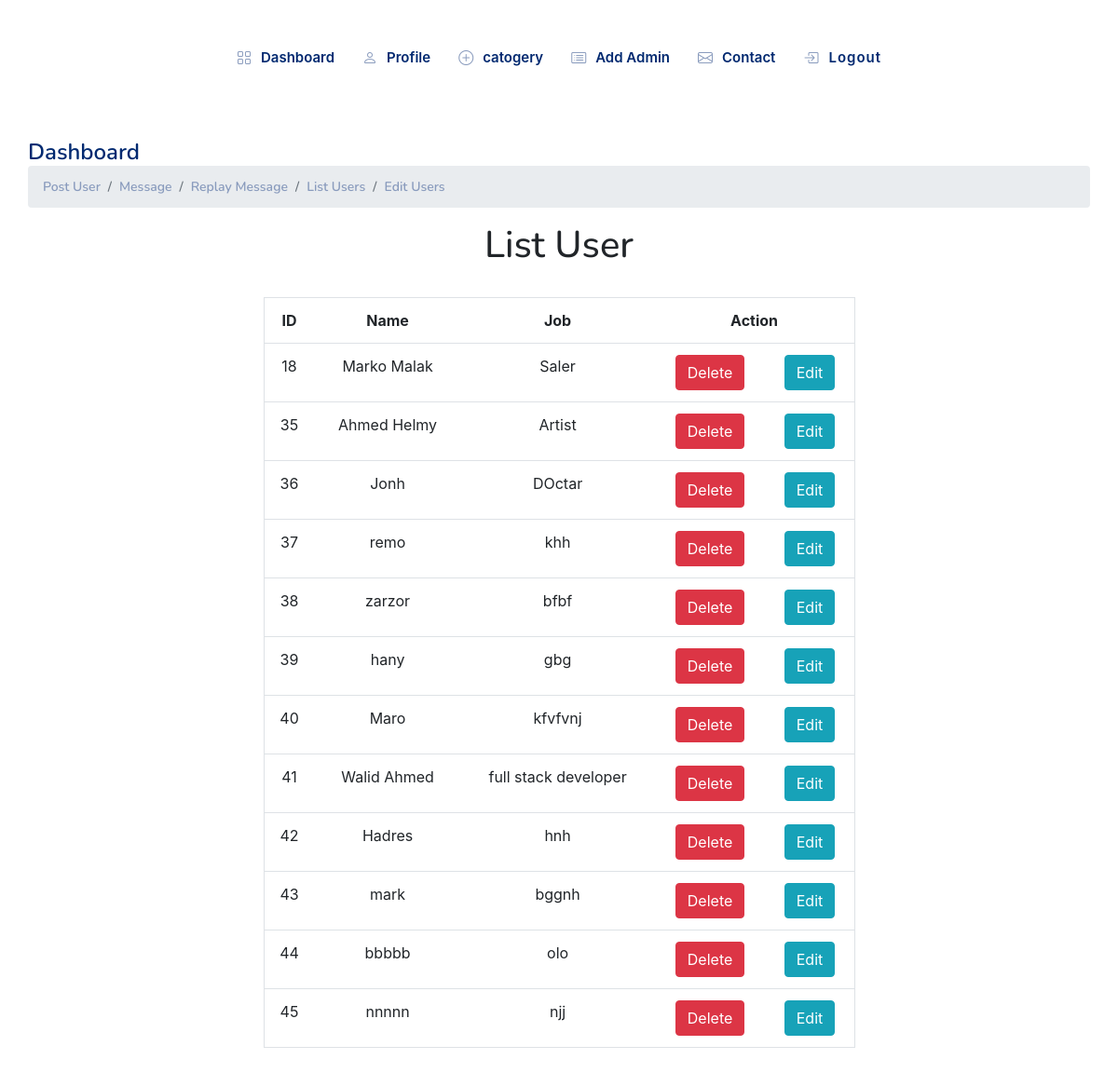
The app's page /NiceAdmin/home/user.php (signed in) with its own data.
### tables this page shows
CREATE TABLE `users` (
  `id` int(11) NOT NULL,
  `name` varchar(66) NOT NULL,
  `email` varchar(66) NOT NULL,
  `image` varchar(355) NOT NULL DEFAULT 'prof.png',
  `cover` varchar(355) NOT NULL,
  `phone` varchar(12) NOT NULL,
  `address` varchar(333) NOT NULL,
  `password` varchar(33) NOT NULL,
  `job` varchar(23) NOT NULL
);

### NiceAdmin/home/user.php (the view, shortened to what this page needs)
<?php
include '../shared/head.php';
include '../shared/aside.php';
include '../shared/config.php';
$select = "SELECT * FROM `users`";
$s = mysqli_query($conn, $select);
?>
<main id="main" class="main">
    <div class="pagetitle">
        <h1>Dashboard</h1>
        <nav>
        <ol class="breadcrumb">
                <li class="breadcrumb-item"><a href="/NiceAdmin/home/home.php">Post User</a></li>
                <li class="breadcrumb-item"><a href="/NiceAdmin/home/sms.php">Message</a></li>
                <li class="breadcrumb-item"><a href="/NiceAdmin/home/replay.php">Replay Message</a></li>
                <li class="breadcrumb-item"><a href="/NiceAdmin/home/user.php">List Users</a></li>
                <li class="breadcrumb-item"><a href="/NiceAdmin/home/editUser.php">Edit Users</a></li>
            </ol>
        </nav>
    </div>
    <div class="container text-center col-md-7">
        <div class="">
            <center>
                <h1>List User</h1>
            </center>
            <div class="">
                <table class="table border">
                    <br>
                    <tr>
                        <th>ID</th>
                        <th>Name</th>
                        <th>Job</th>
                        <th colspan="2">Action</th>
                    </tr>
                    <?php foreach ($s as $data) {
                    ?>
                        <tr>
                            <td><?php echo $data['id'] ?></td>
                            <td><?php echo $data['name'] ?></td>
                            <td><?php echo $data['job'] ?></td>
                            <th> <a onclick="return confirm('Do you want to delete!')" href="/NiceAdmin/home/user.php?delete=<?php echo $data['id'] ?>" class="btn btn-danger">Delete</a></th>
                            <th> <a href="/NiceAdmin/home/editUser.php?edit=<?php echo $data['id'] ?>" class="btn btn-info">Edit</a></th>
                        </tr>
                    <?php } ?>
                </table>
            </div>
        </div>
    </div>
</main>

### NiceAdmin/shared/head.php (shortened to what this page needs)
<!DOCTYPE html>
<html lang="en">
<head>
  <link href="/NiceAdmin/assets/vendor/bootstrap/css/bootstrap.min.css" rel="stylesheet">
  <link href="/NiceAdmin/assets/vendor/bootstrap-icons/bootstrap-icons.css" rel="stylesheet">
  <link href="/NiceAdmin/assets/vendor/boxicons/css/boxicons.min.css" rel="stylesheet">
  <link href="/NiceAdmin/assets/vendor/quill/quill.snow.css" rel="stylesheet">
  <link href="/NiceAdmin/assets/vendor/quill/quill.bubble.css" rel="stylesheet">
  <link href="/NiceAdmin/assets/vendor/remixicon/remixicon.css" rel="stylesheet">
  <link href="/NiceAdmin/assets/vendor/simple-datatables/style.css" rel="stylesheet">
  <link href="/NiceAdmin/assets/css/style.css" rel="stylesheet">
  <link rel="stylesheet" href="https://cdn.jsdelivr.net/npm/bootstrap@4.6.1/dist/css/bootstrap.min.css">
</head>
<body>

### NiceAdmin/shared/aside.php (shortened to what this page needs)
<?php if(isset($_SESSION['admin'])) : ?>
<aside>
<ul class="sidebar-nav" id="sidebar-nav">
  <li class="nav-item">
    <a class="nav-link collapsed" href="/NiceAdmin/home/home.php">
      <i class="bi bi-grid"></i>
      <span>Dashboard</span>
    </a>
  </li>
  <li class="nav-item">
    <a class="nav-link collapsed" href="/NiceAdmin/users-profile.php">
      <i class="bi bi-person"></i>
      <span>Profile</span>
    </a>
  </li>
  <li class="nav-item">
    <a class="nav-link collapsed" href="/NiceAdmin/category/add.php">
    <i class="bi bi-plus-circle"></i>
      <span>catogery</span>
    </a>
  </li>
  <li class="nav-item">
    <a class="nav-link collapsed" href="/NiceAdmin/admin/pages-register.php">
      <i class="bi bi-card-list"></i>
      <span>Add Admin</span>
    </a>
  </li>
  <li class="nav-item">
    <a class="nav-link collapsed" href="/NiceAdmin/pages-contact.php">
      <i class="bi bi-envelope"></i>
      <span>Contact</span>
    </a>
  </li>
  <li class="nav-item">
  <form>
    <button name = "Logout" class="nav-link collapsed"  >
      <i class="bi bi-box-arrow-in-right"></i>
      <span>Logout</span>
    </button>
    </form>
  </li>
    <?php endif ; ?>
</ul>
</aside>

### NiceAdmin/assets/css/style.css (style rules this page uses)
:root { scroll-behavior: smooth; }
body { font-family: "Open Sans", sans-serif; background: #f6f9ff; color: #444444; }
a { color: #4154f1; text-decoration: none; }
h1, h2, h3, h4, h5, h6 { font-family: "Nunito", sans-serif; }
#main { margin-top: 40px; padding: 20px 30px; transition: all 0.3s; }
.pagetitle { margin-bottom: 10px; }
.pagetitle h1 { font-size: 24px; margin-bottom: 0; font-weight: 600; color: #012970; }
.breadcrumb { font-size: 14px; font-family: "Nunito", sans-serif; color: #899bbd; font-weight: 600; }
.breadcrumb a { color: #899bbd; transition: 0.3s; }
.breadcrumb .breadcrumb-item::before { color: #899bbd; }
.sidebar-nav { padding: 0; margin: 40px; list-style: none; }
.sidebar-nav li { padding: 0; margin: 0; list-style: none; }
.sidebar-nav .nav-item { margin-bottom: 5px; }
.sidebar-nav .nav-link { display: flex; align-items: center; font-size: 15px; font-weight: 600; color: #4154f1; transition: 0.3; background: #f6f9ff; padding: 10px 15px; border-radius: 4px; }
.sidebar-nav .nav-link i { font-size: 16px; margin-right: 10px; color: #4154f1; }
.sidebar-nav .nav-link.collapsed { color: #012970; background: #fff; }
.sidebar-nav .nav-link.collapsed i { color: #899bbd; }
ul { display: flex; justify-content: center; list-style: none; }
ul li a { padding: 0px 1.2rem; font-size: 1.4rem; text-decoration: none; color: #ffffff; font-weight: 500; cursor: pointer; transition: all 0.3s ease 0s; }
button { padding: 0.4rem 1.4rem; border: none; border-radius: 5rem; background-color: #fa1942; color: #ffffff; font-weight: 600; letter-spacing: 1px; cursor: pointer; transition: all 0.3s ease 0s; }

### records on screen
users: id "18", name "Marko Malak", job "Saler"
users: id "35", name "Ahmed Helmy", job "Artist"
users: id "36", name "Jonh", job "DOctar"
users: id "37", name "remo", job "khh"
users: id "38", name "zarzor", job "bfbf"
users: id "39", name "hany", job "gbg"
users: id "40", name "Maro", job "kfvfvnj"
users: id "41", name "Walid Ahmed", job "full stack developer"
users: id "42", name "Hadres", job "hnh"
users: id "43", name "mark", job "bggnh"
users: id "44", name "bbbbb", job "olo"
users: id "45", name "nnnnn", job "njj"
